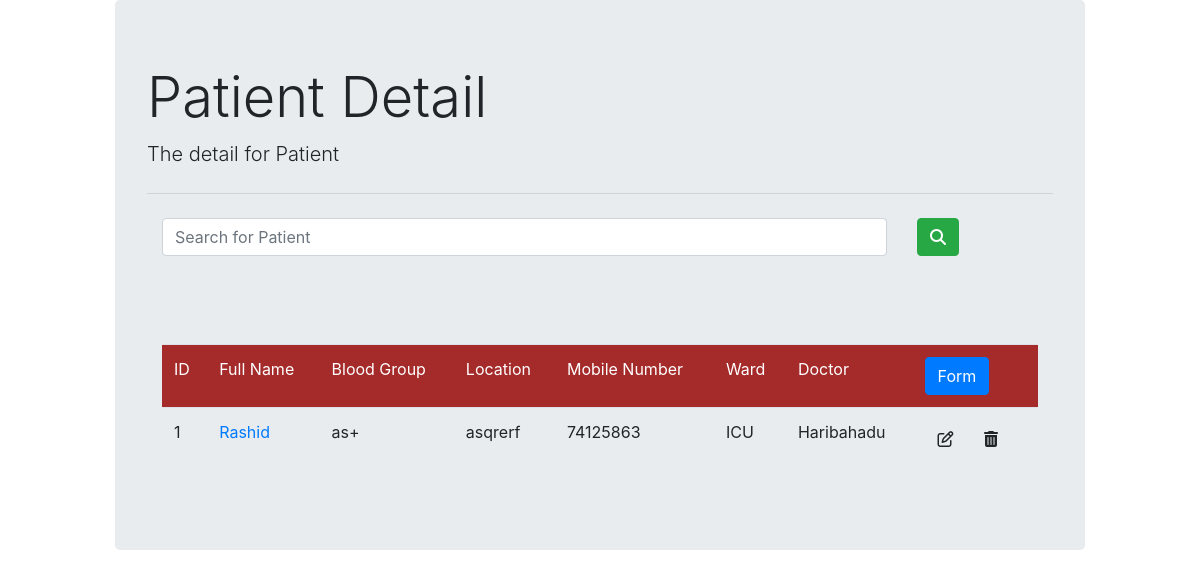
The page /list/ on the database as committed earlier.
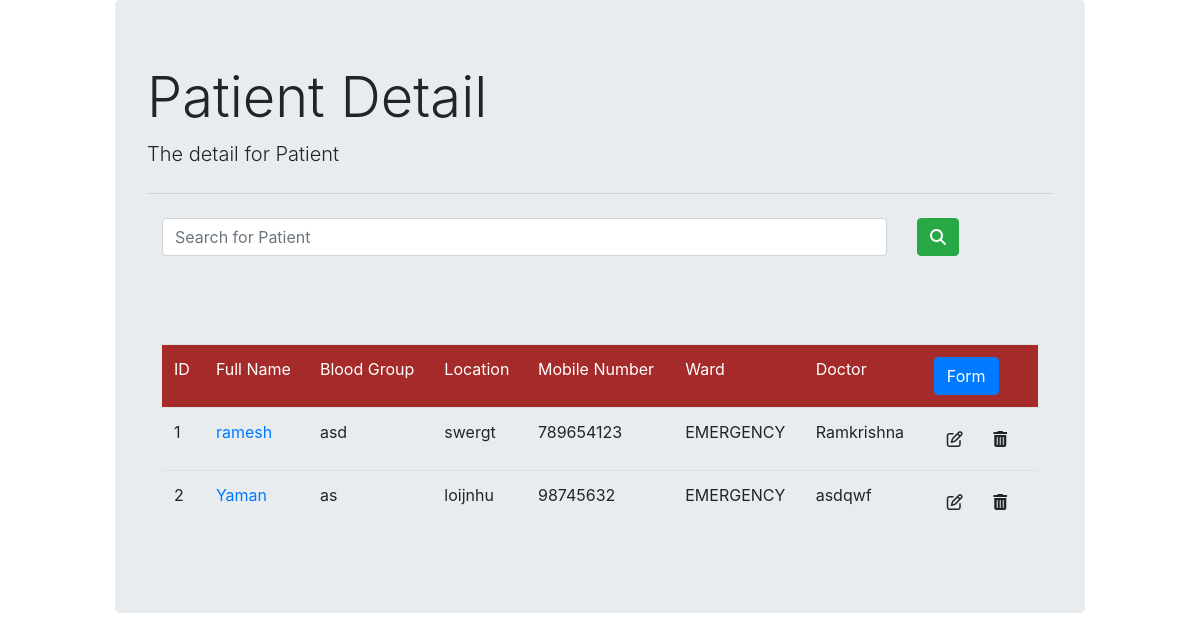
The same page on the database as committed later.
### patient/models.py (models this page shows, shortened)
class detail(models.Model):
    name = models.CharField(max_length = 100)
    phone_number = models.IntegerField()
    blood_group = models.CharField(max_length=3)
    location = models.CharField(max_length=100)
    ward_type = models.ForeignKey(ward,on_delete=models.CASCADE)
    doctor = models.ForeignKey(DoctorDetail,on_delete=models.CASCADE)

class ward(models.Model):
    ward_room = models.CharField(max_length=30)
    def __str__(self):
        return self.ward_room

### doctor/models.py (models this page shows)
class DoctorDetail(models.Model):
    name = models.CharField(max_length=100)
    location= models.CharField(max_length=100)
    phone_number=models.IntegerField()
    def __str__(self):
        return self.name

### patient/views.py (the view)
# urls.py: path('list/',views.patient_list,name='list'),
def patient_list(request):
    context = {
        'patientdetails': detail.objects.all()
    }
    return render(request,'patient_list.html',context)

### patient/templates/patient_list.html (shortened to what this page needs)
{% extends "base.html" %}
{% block content %}
    <div class="container">
<div class="row">
    <div class="col-10">
        <form action="{% url 'search' %}" method="GET" class="form-group">
            <input type="search" autocomplete="off" name='patient_search'
            value="{{request.GET.patient_search}}" class="form-control" placeholder='Search for Patient' >
        </div>
    <div class="col-2">
        <button type="submit" class="btn btn-success rols-md-4" > <i class="fa fa-search"></i> </button>
    </div>
</div>
<br>
<div>
    {% if found %}
    <table class='table' >
        <thead>
            <tr><td>ID</td>
                <td>Full Name</td>
                <td>Blood Group</td>
                <td>Location</td>
                <td>Mobile Number</td>
                <td>Ward</td>
                <td>Doctor</td>
            </tr>
        </thead>
        {% for item in found %}
        <tbody>
            <tr>
                <td>{{item.id}}</a> </td>
                <td><a href="{% url 'patient_detail' item.id %}">{{item.name}}</a></td>
                <td>{{item.blood_group}}</td>
                <td>{{item.location}}</td>
                <td>{{item.phone_number}}</td>
                <td>{{item.ward_type}}</td>
                <td>{{item.doctor}}</td>
                <td><a href="{% url 'update' item.id %}" class="btn"><i class="fa fa-edit "></i></a>
                    <a href="{% url 'delete' item.id %}" class="btn"><i class="fa fa-trash "></i></a>
                </td>
            </tr>
        </tbody>
        {% endfor %}
    </table>
</div>
<hr>
        {% else %}
        <table class="table mt-5">
            <thead style="background-color: brown;color: white;">
        <tr><td>ID</td>
            <td>Full Name</td>
            <td>Blood Group</td>
            <td>Location</td>
            <td>Mobile Number</td>
            <td>Ward</td>
            <td>Doctor</td>
            <td>  <a href="{% url 'form_patient' %}" class="btn btn-primary">Form</a>  </td>
        </tr>
    </thead>
    <tbody>
        {% for patient in patientdetails %}
        <tr>
            <td>{{patient.id}}</a> </td>
            <td><a href="{% url 'patient_detail' patient.id %}">{{patient.name}}</a></td>
            <td>{{patient.blood_group}}</td>
            <td>{{patient.location}}</td>
            <td>{{patient.phone_number}}</td>
            <td>{{patient.ward_type}}</td>
            <td>{{patient.doctor}}</td>
            <td><a href="{% url 'update' patient.id %}" class="btn"><i class="fa fa-edit "></i></a>
                <a href="{% url 'delete' patient.id %}" class="btn"><i class="fa fa-trash "></i></a>
            </td>
        </tr>
        {% endfor %}
    </tbody>
</table>
{% endif %}
{% endblock content %}

### patient/templates/base.html (shortened to what this page needs)
<!DOCTYPE html>
<html lang="en">
<head>
<link rel="stylesheet" href="https://stackpath.bootstrapcdn.com/bootstrap/4.5.0/css/bootstrap.min.css">
<link rel="stylesheet" href="https://cdnjs.cloudflare.com/ajax/libs/font-awesome/4.7.0/css/font-awesome.min.css">
</head>
<body>
    <div class="container mt-6 col-md-10">
        <div class="jumbotron ">
            <h1 class="display-4">Patient Detail</h1>
            <p class="lead">The detail for Patient </p>
            <hr class="my-4">
            {% block content %}
            {% endblock content %}
          </div>
    </div>
</body>
</html>

Rows that differ between the two databases and show on the page:
changed detail id 1: name "Rashid" → "ramesh"; blood_group "as+" → "asd"; location "asqrerf" → "swergt"; phone_number "74125863" → "789654123"; ward_type "ICU" → "EMERGENCY"; doctor "Haribahadu" → "Ramkrishna"
added detail: id "2", name "Yaman", blood_group "as", location "loijnhu", phone_number "98745632", ward_type "EMERGENCY", doctor "asdqwf"
